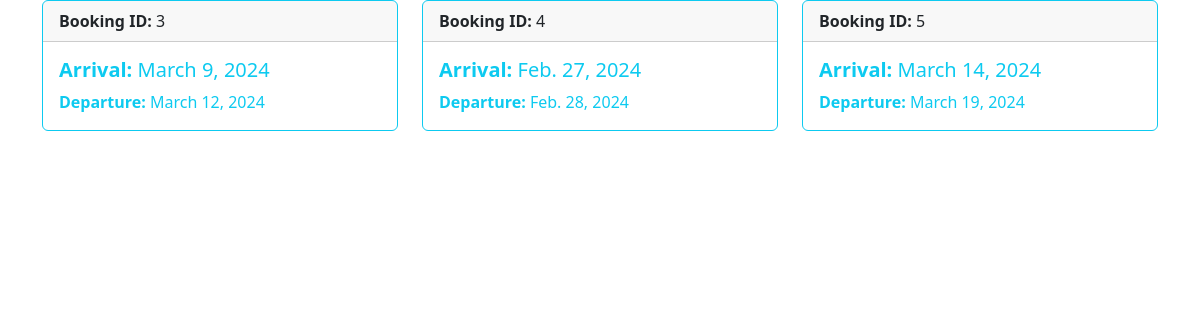
The page /carlist/ (signed in) on the database as committed earlier.
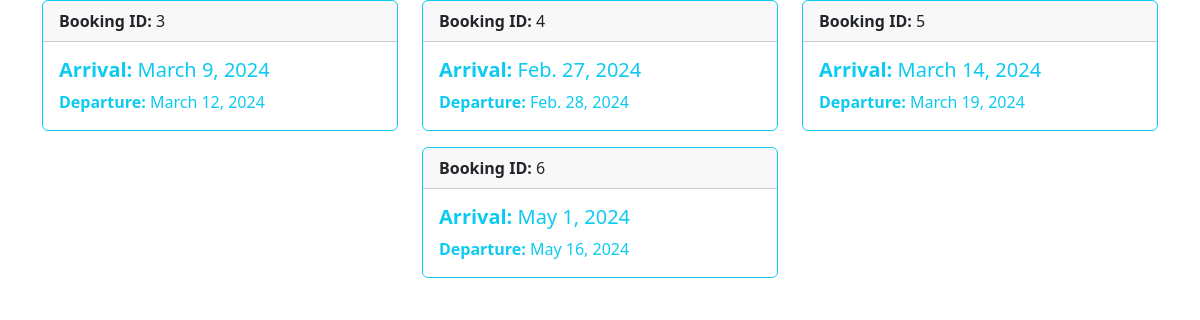
The same page on the database as committed later.
### travelapp/models.py (models this page shows, shortened)
class CarBook(models.Model):
    user = models.ForeignKey(User, on_delete=models.CASCADE)
    car_id = models.ForeignKey(CarView, on_delete=models.CASCADE)
    arrival_date = models.DateField()
    departure_date = models.DateField()
    destination = models.CharField(max_length=50)
    licesence = models.CharField(max_length=100, null=True, blank=True)
    idproof=models.IntegerField()
    deposit=models.IntegerField()

### travelapp/views.py (the view)
# urls.py: path('carlist/',car_list,name='carlist'),
def car_list(request):
    car_bookings = CarBook.objects.filter(user=request.user)
    context = {'car_bookings': car_bookings}
    return render(request, 'Car_list.html', context)

### travelapp/templates/Car_list.html (shortened to what this page needs)
<!DOCTYPE html>
<html lang="en">
<head>
  <link href="https://cdn.jsdelivr.net/npm/bootstrap@5.3.2/dist/css/bootstrap.min.css" rel="stylesheet">
</head>
<body>
  <div class="container">
    <div class="row justify-content-center">
      {% for booking in car_bookings %}
      <div class="col-md-4 mb-3">
        <div class="card border-info">
          <div class="card-header"> <strong>Booking ID:</strong> {{ booking.id }} </div>
          <div class="card-body text-info">
            <h5 class="card-title"><strong>Arrival:</strong> {{ booking.arrival_date }}</h5>
            <p class="card-text"><strong>Departure:</strong> {{ booking.departure_date }}</p>
          </div>
        </div>
      </div>
      {% empty %}
      <div class="col">
        <p>No car bookings found.</p>
      </div>
      {% endfor %}
    </div>
  </div>
</body>
</html>

Rows that differ between the two databases and show on the page:
added CarBook: id "6", arrival_date "May 1, 2024", departure_date "May 16, 2024"
